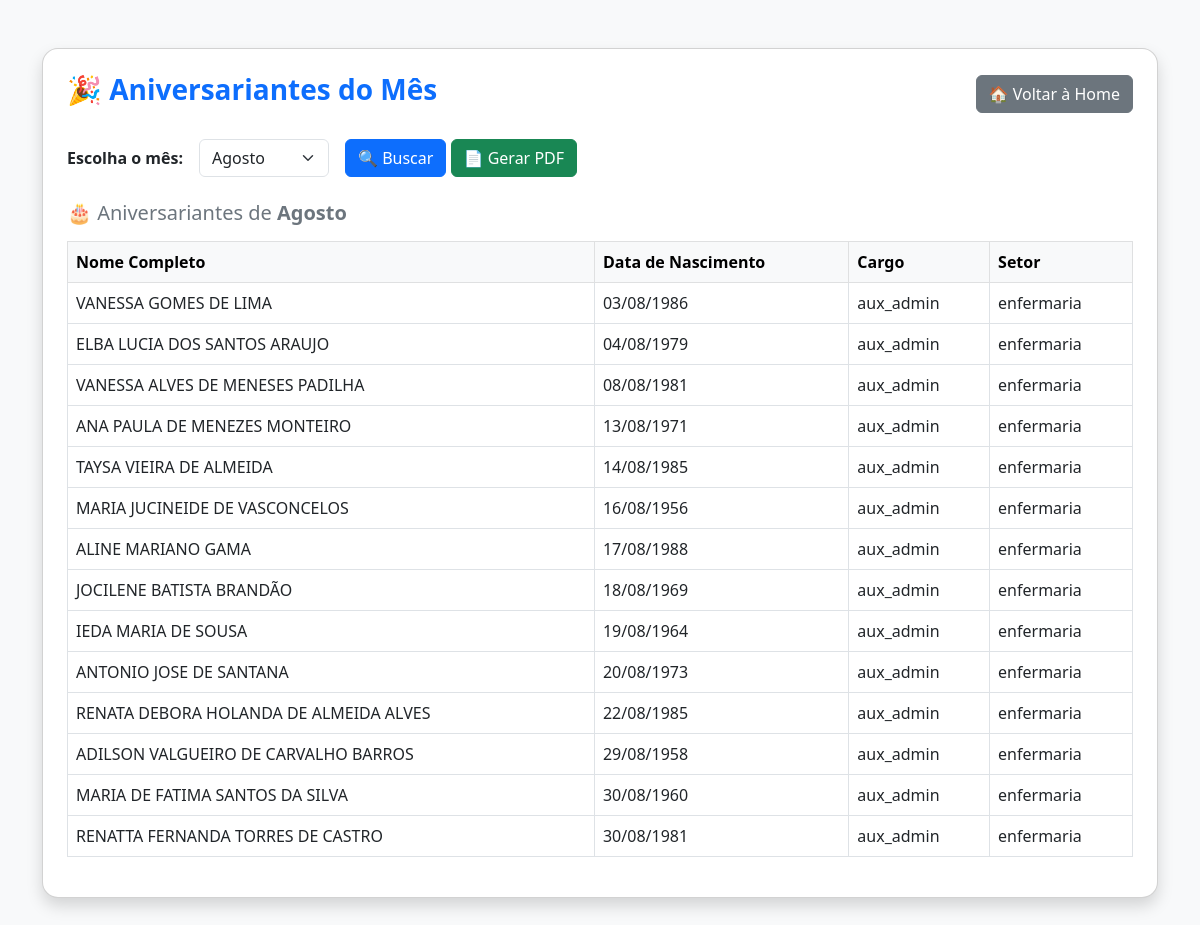
Page /auth/aniversariantes/ (signed in) on the committed database.
### dp_ses_management/models.py (models this page shows, shortened)
class Colaborador(models.Model):
    registro = models.AutoField(primary_key=True)
    matricula = models.CharField(max_length=255, unique=True, verbose_name="Matrícula (código funcional)", blank=True, null=True)
    nome_completo = models.CharField(max_length=255, verbose_name="Nome completo", blank=True, null=True)
    CARGO_CHOICES = [
        ('medico', 'Médico'),
        ('analista', 'Analista em Saúde'),
        ('assistente', 'Assistente em Saúde'),
        ('auxiliar', 'Auxiliar em Saúde'),
    ]
    cargo = models.CharField(max_length=255, choices=CARGO_CHOICES, verbose_name="Cargo", default='aux_admin', blank=True, null=True)
    funcao = models.CharField(max_length=255, verbose_name="Função Específica", blank=True, null=True)
    numero_conselho = models.CharField(max_length=255, blank=True, null=True, verbose_name="Número do conselho profissional")
    uf_conselho = models.CharField(max_length=255, blank=True, null=True, verbose_name="UF do conselho")
    nome_conselho = models.CharField(max_length=255, blank=True, null=True, verbose_name="Nome do conselho")
    SETOR_CHOICES = [
        ('almoxarifado', 'Almoxarifado'),
        ('ambulatorio', 'Ambulatório'),
        ('bloco_cirurgico', 'Bloco Cirúrgico'),
        ('ccih', 'CCIH'),
        ('clinica_cirurgica', 'Clínica Cirúrgica'),
        ('clinica_ortopedica', 'Clínica Ortopédica'),
        ('epidemiologia', 'Epidemiologia'),
        ('farmacia', 'Farmácia'),
        ('imobilizacao', 'Imobilização'),
        ('maternidade', 'Maternidade'),
        ('recepcao', 'Recepção'),
        ('same', 'SAME'),
        ('uti', 'UTI'),
        ('dp', 'Departamento Pessoal'),
    ]
    setor_trabalho = models.CharField(max_length=255, choices=SETOR_CHOICES, verbose_name="Setor de trabalho", default='enfermaria', blank=True, null=True)
    TURNO_CHOICES = [
        ('manha', 'Manhã'),
        ('tarde', 'Tarde'),
        ('noite', 'Noite'),
        ('integral', 'Integral'),
        ('diarista', 'Diarista'),
    ]
    turno = models.CharField(max_length=255, choices=TURNO_CHOICES, verbose_name="Turno", default='manha', blank=True, null=True)
    dias_trabalho = models.CharField(max_length=255, verbose_name="Dias de trabalho", blank=True, null=True)
    jornada_trabalho = models.CharField(max_length=255, verbose_name="Jornada de trabalho (Ex: 8h/dia)", blank=True, null=True)
    tipo_contrato = models.CharField(max_length=255, verbose_name="Tipo de contrato", blank=True, null=True)
    STATUS_CHOICES = [
        ('ativo', 'Ativo'),
        ('inativo', 'Inativo'),
        ('ferias', 'Férias'),
        ('afastado', 'Afastado'),
        ('licencan', 'Licença Nojo'),
        ('licencag', 'Licença Gala'),
        ('licencam', 'Licença Maternidade'),
        ('licencap', 'Licença Paternidade'),
        ('licencae', 'Licença Eleitoral'),
        ('licencat', 'Licença de Trato e Interesse Particular'),
        ('licencaedu', 'Licença Estudo'),
        ('licencapremio', 'Licença Prêmio'),
        ('demitido', 'Demitido'),
        ('exonerado', 'Exonerado'),
    ]
    status = models.CharField(max_length=255, choices=STATUS_CHOICES, verbose_name="Status", default='ativo', blank=True, null=True)
    data_admissao = models.DateField(verbose_name="Data de admissão", blank=True, null=True)
    nome_mae = models.CharField(max_length=255, verbose_name="Nome da mãe", blank=True, null=True)
    nome_pai = models.CharField(max_length=255, blank=True, null=True, verbose_name="Nome do pai")
    data_nascimento = models.DateField(verbose_name="Data de nascimento", blank=True, null=True)
    naturalidade = models.CharField(max_length=255, verbose_name="Naturalidade (cidade/estado)", blank=True, null=True)
    ESTADO_CIVIL_CHOICES = [
        ('solteiro', 'Solteiro(a)'),
        ('casado', 'Casado(a)'),
        ('divorciado', 'Divorciado(a)'),
        ('viuvo', 'Viúvo(a)'),
        ('uniao_estavel', 'União Estável'),
    ]
    estado_civil = models.CharField(max_length=255, choices=ESTADO_CIVIL_CHOICES, verbose_name="Estado civil", default='solteiro', blank=True, null=True)
    titulo_eleitor = models.CharField(max_length=255, blank=True, null=True, verbose_name="Título de eleitor")
    zona_eleitoral = models.CharField(max_length=255, blank=True, null=True, verbose_name="Zona eleitoral")
    secao_eleitoral = models.CharField(max_length=255, blank=True, null=True, verbose_name="Seção eleitoral")
    estado_vota = models.CharField(max_length=255, blank=True, null=True, verbose_name="Estado onde vota")
    rg_completo = models.CharField(max_length=255, verbose_name="RG (Número e órgão emissor)", blank=True, null=True)
    cpf = models.CharField(max_length=255, unique=True, verbose_name="CPF", blank=True, null=True)
    numero_ctps = models.CharField(max_length=255, unique=True, verbose_name="Número da CTPS", blank=True, null=True)
    serie_ctps = models.CharField(max_length=255, verbose_name="Série da CTPS", blank=True, null=True)
    uf_ctps = models.CharField(max_length=255, verbose_name="UF da CTPS", blank=True, null=True)
    documento_militar = models.CharField(max_length=255, blank=True, null=True, verbose_name="Documento militar")
    grau_instrucao = models.CharField(max_length=255, verbose_name="Grau de instrução", blank=True, null=True)
    numero_pasep = models.CharField(max_length=255, blank=True, null=True, verbose_name="Número do PASEP")
    celular = models.CharField(max_length=255, verbose_name="Celular", blank=True, null=True)
    telefone_fixo = models.CharField(max_length=255, blank=True, null=True, verbose_name="Telefone fixo")
    email = models.EmailField(verbose_name="E-mail", unique=True, blank=True, null=True)
    cep = models.CharField(max_length=255, verbose_name="CEP", blank=True, null=True)
    endereco = models.CharField(max_length=255, verbose_name="Logradouro", blank=True, null=True)
    numero = models.CharField(max_length=255, verbose_name="Número", blank=True, null=True)
    complemento = models.CharField(max_length=255, blank=True, null=True, verbose_name="Complemento")
    bairro = models.CharField(max_length=255, verbose_name="Bairro", blank=True, null=True)
    cidade = models.CharField(max_length=255, verbose_name="Cidade", blank=True, null=True)
    uf = models.CharField(max_length=255, verbose_name="UF", blank=True, null=True)
    observacoes = models.TextField(
        max_length=10000,
        blank=True,
        null=True,
        verbose_name="Observações (informações adicionais)"
    )

### dp_ses_management/views.py (the view)
# urls.py: path('aniversariantes/', views.listar_aniversariantes, name='listar_aniversariantes'),
@login_required(login_url='/auth/login/')
def listar_aniversariantes(request):
    colaboradores = None
    mes_selecionado = request.GET.get('mes', str(timezone.now().month).zfill(2))
    mes_nome = ""
    meses = {
        '01': 'Janeiro', '02': 'Fevereiro', '03': 'Março', '04': 'Abril',
        '05': 'Maio', '06': 'Junho', '07': 'Julho', '08': 'Agosto',
        '09': 'Setembro', '10': 'Outubro', '11': 'Novembro', '12': 'Dezembro',
    }
    if mes_selecionado and mes_selecionado in meses:
        try:
            colaboradores = Colaborador.objects.filter(data_nascimento__month=mes_selecionado).order_by('data_nascimento__day', 'nome_completo')
            mes_nome = meses.get(mes_selecionado, '')
        except Exception as e:
            messages.error(request, f"Erro ao buscar aniversariantes: {e}")
            logger.error(f"Erro ao buscar aniversariantes: {e}")
    else:
        mes_selecionado = str(timezone.now().month).zfill(2)
        colaboradores = Colaborador.objects.filter(data_nascimento__month=mes_selecionado).order_by('data_nascimento__day', 'nome_completo')
        mes_nome = meses.get(mes_selecionado, '')
    context = {
        'colaboradores': colaboradores,
        'meses': meses.items(),
        'mes_selecionado': mes_selecionado,
        'mes_nome': mes_nome,
    }
    return render(request, 'tarefas/aniversariantes.html', context)

### templates/tarefas/aniversariantes.html (shortened to what this page needs)
<!DOCTYPE html>
<html lang="pt-BR">
<head>
    {% load static %}
    <link href="https://cdn.jsdelivr.net/npm/bootstrap@5.3.0/dist/css/bootstrap.min.css" rel="stylesheet">
</head>
<body>
    <div class="container py-3 py-md-5">
        <div class="card shadow p-3 p-md-4">
            <div class="d-flex flex-column flex-md-row justify-content-between align-items-center mb-4 gap-3">
                <h1 class="h3 fw-bold text-primary text-center text-md-start">🎉 Aniversariantes do Mês</h1>
                <a href="{% url 'tarefas:home' %}" class="btn btn-secondary">
                    🏠 Voltar à Home
                </a>
            </div>
            <form method="get" action="{% url 'tarefas:listar_aniversariantes' %}" class="row g-3 align-items-center mb-4">
                <div class="col-12 col-md-auto">
                    <label for="mes" class="col-form-label fw-semibold">Escolha o mês:</label>
                </div>
                <div class="col-12 col-md-auto">
                    <select name="mes" id="mes" class="form-select">
                        {% for value, name in meses %}
                            <option value="{{ value }}" {% if mes_selecionado == value %}selected{% endif %}>
                                {{ name }}
                            </option>
                        {% endfor %}
                    </select>
                </div>
                <div class="col-12 col-md-auto d-grid gap-2 d-md-block">
                    <button type="submit" class="btn btn-primary">
                        🔍 Buscar
                    </button>
                    <a href="{% url 'tarefas:gerar_aniversariantes_pdf' mes=mes_selecionado %}" class="btn btn-success">
                        📄 Gerar PDF
                    </a>
                </div>
            </form>
            {% if colaboradores %}
                <h2 class="h5 text-secondary mb-3">🎂 Aniversariantes de <strong>{{ mes_nome }}</strong></h2>
                <div class="table-responsive">
                    <table class="table table-hover table-bordered align-middle">
                        <thead class="table-light">
                            <tr>
                                <th>Nome Completo</th>
                                <th>Data de Nascimento</th>
                                <th>Cargo</th>
                                <th>Setor</th>
                            </tr>
                        </thead>
                        <tbody>
                            {% for colaborador in colaboradores %}
                                <tr>
                                    <td>{{ colaborador.nome_completo }}</td>
                                    <td>{{ colaborador.data_nascimento|date:"d/m/Y" }}</td>
                                    <td>{{ colaborador.get_cargo_display }}</td>
                                    <td>{{ colaborador.get_setor_trabalho_display }}</td>
                                </tr>
                            {% endfor %}
                        </tbody>
                    </table>
                </div>
            {% else %}
                <div class="alert alert-info mt-4" role="alert">
                    Não há aniversariantes registrados para o mês de <strong>{{ mes_nome }}</strong>.
                </div>
            {% endif %}
        </div>
    </div>
</body>
</html>

### templates/tarefas/aniversariantes.html (style rules this page uses)
body { font-family: 'Segoe UI', sans-serif; background-color: #f8f9fa; min-height: 100vh; }
.card { border-radius: 1rem; overflow: hidden; }
.container { padding-top: 1.5rem; padding-bottom: 1.5rem; }
.table-responsive { overflow-x: auto; -webkit-overflow-scrolling: touch; }

### rows in the picture
Colaborador: nome_completo "VANESSA GOMES DE LIMA", data_nascimento "03/08/1986", cargo "aux_admin", setor_trabalho "enfermaria"
Colaborador: nome_completo "ELBA LUCIA DOS SANTOS ARAUJO", data_nascimento "04/08/1979", cargo "aux_admin", setor_trabalho "enfermaria"
Colaborador: nome_completo "VANESSA ALVES DE MENESES PADILHA", data_nascimento "08/08/1981", cargo "aux_admin", setor_trabalho "enfermaria"
Colaborador: nome_completo "ANA PAULA DE MENEZES MONTEIRO", data_nascimento "13/08/1971", cargo "aux_admin", setor_trabalho "enfermaria"
Colaborador: nome_completo "TAYSA VIEIRA DE ALMEIDA", data_nascimento "14/08/1985", cargo "aux_admin", setor_trabalho "enfermaria"
Colaborador: nome_completo "MARIA JUCINEIDE DE VASCONCELOS", data_nascimento "16/08/1956", cargo "aux_admin", setor_trabalho "enfermaria"
Colaborador: nome_completo "ALINE MARIANO GAMA", data_nascimento "17/08/1988", cargo "aux_admin", setor_trabalho "enfermaria"
Colaborador: nome_completo "JOCILENE BATISTA BRANDÃO", data_nascimento "18/08/1969", cargo "aux_admin", setor_trabalho "enfermaria"
Colaborador: nome_completo "IEDA MARIA DE SOUSA", data_nascimento "19/08/1964", cargo "aux_admin", setor_trabalho "enfermaria"
Colaborador: nome_completo "ANTONIO JOSE DE SANTANA", data_nascimento "20/08/1973", cargo "aux_admin", setor_trabalho "enfermaria"
Colaborador: nome_completo "RENATA DEBORA HOLANDA DE ALMEIDA ALVES", data_nascimento "22/08/1985", cargo "aux_admin", setor_trabalho "enfermaria"
Colaborador: nome_completo "ADILSON VALGUEIRO DE CARVALHO BARROS", data_nascimento "29/08/1958", cargo "aux_admin", setor_trabalho "enfermaria"
Colaborador: nome_completo "MARIA DE FATIMA SANTOS DA SILVA", data_nascimento "30/08/1960", cargo "aux_admin", setor_trabalho "enfermaria"
Colaborador: nome_completo "RENATTA FERNANDA TORRES DE CASTRO", data_nascimento "30/08/1981", cargo "aux_admin", setor_trabalho "enfermaria"

### other values in the picture
{{ mes_nome }} "Agosto"
form field mes "Agosto"
